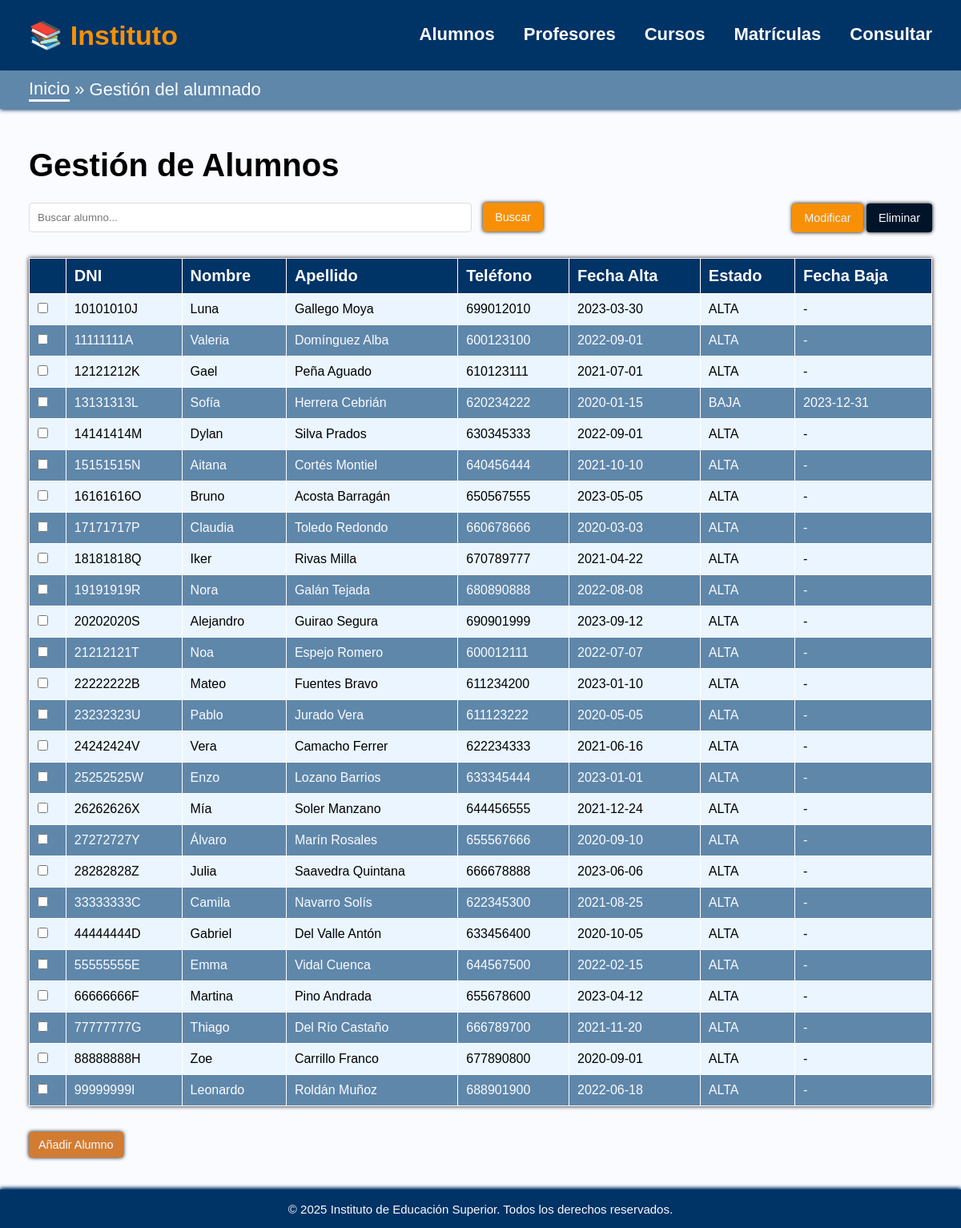
/alumnos.php, run on the app's committed database.
### tables this page shows
CREATE TABLE IF NOT EXISTS Alumno(
    DNI VARCHAR(9) PRIMARY KEY NOT NULL,
    Cargo VARCHAR(15) NOT NULL,
    Nombre VARCHAR(30) NOT NULL,
    Apellido VARCHAR(60) NOT NULL,
    Telefono VARCHAR(15) NOT NULL,
    fecha_alta DATE NOT NULL,
    fecha_baja DATE,
    Estado_Alumno VARCHAR(40) NOT NULL
);

### alumnos.php (the view, shortened to what this page needs)
<?php
$pdo = getPDO();
$search = $_GET['search_dni'] ?? '';
if ($search) {
    $stmt = $pdo->prepare("SELECT * FROM Alumno WHERE DNI LIKE ? OR Nombre LIKE ? OR Apellido LIKE ?");
    $stmt->execute(["%$search%", "%$search%", "%$search%"]);
} else {
    $stmt = $pdo->query("SELECT * FROM Alumno");
}
$alumnos = $stmt->fetchAll(PDO::FETCH_ASSOC);
?>
<!DOCTYPE html>
<html lang="es">
<head>
    <link rel="stylesheet" href="css/instituto.css">
</head>
<body>
<?php require 'header.php'; ?>
    <div class="breadcrumbs">
        <a href="index.php">Inicio</a> &raquo; <span>Gestión del alumnado</span>
    </div>
    <main>
        <h1>Gestión de Alumnos</h1>
        <div class="search-container">
            <form method="GET" class="global-actions">
                <input class="buscador-bar" type="text" name="search_dni" placeholder="Buscar alumno..." value="<?= htmlspecialchars($search) ?>">
                <button class="btn btn-search" type="submit">Buscar</button>
            </form>
            <div>
                <button id="btnModificarGlobal" class="btn btn-modify">Modificar</button>
                <button id="btnEliminarGlobal" class="btn btn-delete">Eliminar</button>
            </div>
        </div>
        <table>
            <thead>
                <tr>
                    <th></th>
                    <th>DNI</th>
                    <th>Nombre</th>
                    <th>Apellido</th>
                    <th>Teléfono</th>
                    <th>Fecha Alta</th>
                    <th>Estado</th>
                    <th>Fecha Baja</th>
                </tr>
            </thead>
            <tbody>
                <?php if (empty($alumnos)): ?>
                    <tr>
                        <td colspan="9">No se encontraron alumnos.</td>
                    </tr>
                <?php else: ?>
                    <?php foreach ($alumnos as $a): ?>
                        <tr>
                            <td>
                                <input type="checkbox" class="alumno-checkbox"
                                    value="<?= htmlspecialchars($a['DNI']) ?>"
                                    data-dni="<?= htmlspecialchars($a['DNI'], ENT_QUOTES) ?>"
                                    data-nombre="<?= htmlspecialchars($a['Nombre'], ENT_QUOTES) ?>"
                                    data-apellido="<?= htmlspecialchars($a['Apellido'], ENT_QUOTES) ?>"
                                    data-telefono="<?= htmlspecialchars($a['Telefono'], ENT_QUOTES) ?>"
                                    data-fechaalta="<?= htmlspecialchars($a['fecha_alta'], ENT_QUOTES) ?>"
                                    data-estado="<?= htmlspecialchars($a['Estado_Alumno'], ENT_QUOTES) ?>"
                                    data-fechabaja="<?= htmlspecialchars($a['fecha_baja'], ENT_QUOTES) ?>">
                            </td>
                            <td><?= htmlspecialchars($a['DNI']) ?></td>
                            <td><?= htmlspecialchars($a['Nombre']) ?></td>
                            <td><?= htmlspecialchars($a['Apellido']) ?></td>
                            <td><?= htmlspecialchars($a['Telefono']) ?></td>
                            <td><?= htmlspecialchars($a['fecha_alta']) ?></td>
                            <td><?= htmlspecialchars($a['Estado_Alumno']) ?></td>
                            <td><?= htmlspecialchars($a['fecha_baja'] ?? '-') ?></td>
                        </tr>
                    <?php endforeach; ?>
                <?php endif; ?>
            </tbody>
        </table>
        <button class="btn btn-add" onclick="mostrarFormulario()">Añadir Alumno</button>
    </main>
 <footer><?php require "footer.php"; ?></footer>
</body>
</html>

### header.php
<!DOCTYPE html>
    <header>
        <div class="logo"><a href="index.php">📚 Instituto</a></div>
        <nav>
            <a href="alumnos.php">Alumnos</a>
            <a href="profesores.php">Profesores</a>
            <a href="cursos.php">Cursos</a>
            <a href="matriculas.php">Matrículas</a>
            <a href="consultas.php">Consultar</a>
        </nav>
    </header>
</html>

### footer.php
<!DOCTYPE html>
    <footer>
        &copy; <?php echo date("Y"); ?> Instituto de Educación Superior. Todos los derechos reservados.
    </footer>
</html>

### css/instituto.css (style rules this page uses)
:root { --background: #fafbff; --thtable: #036; --modify: #f79007; --buton: #D27C32; --delete: rgb(0, 20, 41); --thtableligh: #d0e9ff; --table1: #eaf5ff; --table2: #5f87aa; --border: #ffffff; }
html { scrollbar-width: none }
* { padding: 0; margin: 0px; box-sizing: border-box; font-family: Arial, sans-serif; }
body { background-color: var(--background); overflow-y: auto; }
header { background-color: var(--thtable); color: var(--background); display: flex; justify-content: space-between; align-items: center; padding: 0vh 3vw; height: 11vh; }
.logo { font-size: 34px; font-weight: bold; }
.logo a { text-decoration: none; color: var(--modify); }
nav { display: flex; justify-content: center; align-items: center; gap: 3vw; }
nav a { color: var(--background); text-decoration: none; font-size: 22px; font-weight: bold; border-bottom: 3px solid var(--thtable); transition: all .3s ease; }
footer { background-color: var(--thtable); color: var(--background); display: flex; justify-content: center; align-items: center; padding: 0vh 3vw; height: 6vh; position: fixed; bottom: 0; width: 100%; font-size: 15px; box-shadow: 0px -1px 5px var(--thtable); }
.breadcrumbs { background-color: var(--table2); padding: 1vh 3vw; height: 6vh; display: flex; justify-content: start; align-items: center; gap: .5vw; font-size: 22px; color: var(--background); box-shadow: 0px 1px 5px var(--thtable); }
.breadcrumbs a { text-decoration: none; color: var(--background); border-bottom: 3px solid var(--background); transition: all .3s ease; }
main { padding: 6vh 3vw 11vh; }
main h1 { margin-bottom: 3vh; font-size: 40px; }
table { width: 100%; border-collapse: collapse; margin: 4vh 0vw; background-color: var(--table1); box-shadow: 0px 0px 5px black; }
th, td { padding: 10px; border: 1px solid var(--border); text-align: left; }
th { background-color: var(--thtable); color: var(--background); font-weight: 900; font-size: 20px; }
td { font-weight: 500; }
tr:nth-child(even) { background-color: var(--table2); color: var(--background); }
.btn { padding: 8px 12px; border: none; border-radius: 4px; cursor: pointer; font-size: 0.9em; color: var(--background); box-shadow: 0px 0px 5px black; }
.btn-delete { background-color: var(--delete); }
.btn-modify { background-color: var(--modify); color: var(--table1); }
.btn-add { background-color: var(--buton); }
.btn-search { background-color: var(--modify); }
.search-container { margin-bottom: 20px; display: flex; justify-content: space-between; align-items: center; }
.search-container input[type="text"] { padding: 10px; border: 1px solid #ddd; border-radius: 4px; flex-grow: 1; margin-right: 10px; }
.search-container button { padding: 10px 15px; border: none; border-radius: 4px; cursor: pointer; }
.global-actions { width: 70%; }
.buscador-bar { width: 70%; }

### data on the page
alumno: DNI "10101010J", Nombre "Luna", Apellido "Gallego Moya", Telefono "699012010", fecha_alta "2023-03-30", Estado_Alumno "ALTA", fecha_baja "-"
alumno: DNI "11111111A", Nombre "Valeria", Apellido "Domínguez Alba", Telefono "600123100", fecha_alta "2022-09-01", Estado_Alumno "ALTA", fecha_baja "-"
alumno: DNI "12121212K", Nombre "Gael", Apellido "Peña Aguado", Telefono "610123111", fecha_alta "2021-07-01", Estado_Alumno "ALTA", fecha_baja "-"
alumno: DNI "13131313L", Nombre "Sofía", Apellido "Herrera Cebrián", Telefono "620234222", fecha_alta "2020-01-15", Estado_Alumno "BAJA", fecha_baja "2023-12-31"
alumno: DNI "14141414M", Nombre "Dylan", Apellido "Silva Prados", Telefono "630345333", fecha_alta "2022-09-01", Estado_Alumno "ALTA", fecha_baja "-"
alumno: DNI "15151515N", Nombre "Aitana", Apellido "Cortés Montiel", Telefono "640456444", fecha_alta "2021-10-10", Estado_Alumno "ALTA", fecha_baja "-"
alumno: DNI "16161616O", Nombre "Bruno", Apellido "Acosta Barragán", Telefono "650567555", fecha_alta "2023-05-05", Estado_Alumno "ALTA", fecha_baja "-"
alumno: DNI "17171717P", Nombre "Claudia", Apellido "Toledo Redondo", Telefono "660678666", fecha_alta "2020-03-03", Estado_Alumno "ALTA", fecha_baja "-"
alumno: DNI "18181818Q", Nombre "Iker", Apellido "Rivas Milla", Telefono "670789777", fecha_alta "2021-04-22", Estado_Alumno "ALTA", fecha_baja "-"
alumno: DNI "19191919R", Nombre "Nora", Apellido "Galán Tejada", Telefono "680890888", fecha_alta "2022-08-08", Estado_Alumno "ALTA", fecha_baja "-"
alumno: DNI "20202020S", Nombre "Alejandro", Apellido "Guirao Segura", Telefono "690901999", fecha_alta "2023-09-12", Estado_Alumno "ALTA", fecha_baja "-"
alumno: DNI "21212121T", Nombre "Noa", Apellido "Espejo Romero", Telefono "600012111", fecha_alta "2022-07-07", Estado_Alumno "ALTA", fecha_baja "-"
alumno: DNI "22222222B", Nombre "Mateo", Apellido "Fuentes Bravo", Telefono "611234200", fecha_alta "2023-01-10", Estado_Alumno "ALTA", fecha_baja "-"
alumno: DNI "23232323U", Nombre "Pablo", Apellido "Jurado Vera", Telefono "611123222", fecha_alta "2020-05-05", Estado_Alumno "ALTA", fecha_baja "-"
alumno: DNI "24242424V", Nombre "Vera", Apellido "Camacho Ferrer", Telefono "622234333", fecha_alta "2021-06-16", Estado_Alumno "ALTA", fecha_baja "-"
alumno: DNI "25252525W", Nombre "Enzo", Apellido "Lozano Barrios", Telefono "633345444", fecha_alta "2023-01-01", Estado_Alumno "ALTA", fecha_baja "-"
alumno: DNI "26262626X", Nombre "Mía", Apellido "Soler Manzano", Telefono "644456555", fecha_alta "2021-12-24", Estado_Alumno "ALTA", fecha_baja "-"
alumno: DNI "27272727Y", Nombre "Álvaro", Apellido "Marín Rosales", Telefono "655567666", fecha_alta "2020-09-10", Estado_Alumno "ALTA", fecha_baja "-"
alumno: DNI "28282828Z", Nombre "Julia", Apellido "Saavedra Quintana", Telefono "666678888", fecha_alta "2023-06-06", Estado_Alumno "ALTA", fecha_baja "-"
alumno: DNI "33333333C", Nombre "Camila", Apellido "Navarro Solís", Telefono "622345300", fecha_alta "2021-08-25", Estado_Alumno "ALTA", fecha_baja "-"
alumno: DNI "44444444D", Nombre "Gabriel", Apellido "Del Valle Antón", Telefono "633456400", fecha_alta "2020-10-05", Estado_Alumno "ALTA", fecha_baja "-"
alumno: DNI "55555555E", Nombre "Emma", Apellido "Vidal Cuenca", Telefono "644567500", fecha_alta "2022-02-15", Estado_Alumno "ALTA", fecha_baja "-"
alumno: DNI "66666666F", Nombre "Martina", Apellido "Pino Andrada", Telefono "655678600", fecha_alta "2023-04-12", Estado_Alumno "ALTA", fecha_baja "-"
alumno: DNI "77777777G", Nombre "Thiago", Apellido "Del Río Castaño", Telefono "666789700", fecha_alta "2021-11-20", Estado_Alumno "ALTA", fecha_baja "-"
alumno: DNI "88888888H", Nombre "Zoe", Apellido "Carrillo Franco", Telefono "677890800", fecha_alta "2020-09-01", Estado_Alumno "ALTA", fecha_baja "-"
alumno: DNI "99999999I", Nombre "Leonardo", Apellido "Roldán Muñoz", Telefono "688901900", fecha_alta "2022-06-18", Estado_Alumno "ALTA", fecha_baja "-"
